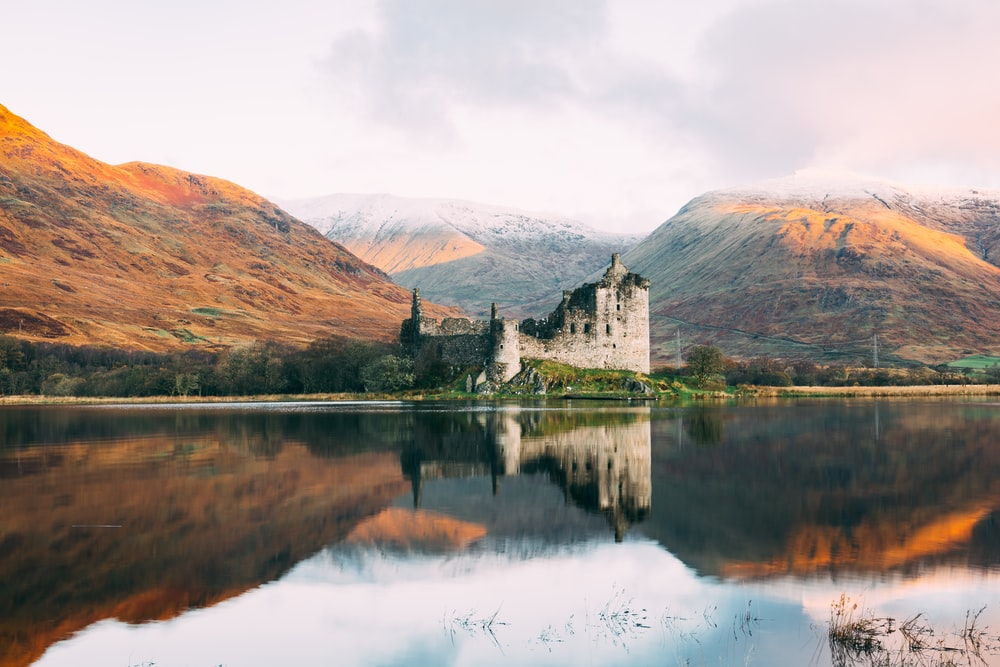
#> input picture lab1/input.jpeg, 1000 x 667 px
$ python main.py
#> lines starting #> are read from the running program, lines starting #| are printed output that depends on the picture; long printed decimals are rounded
# coding=utf-8
from math import log, ceil
from PIL import Image


def sort_dict(d, member, rev=True):
    return {i[0]: i[1] for i in sorted(d.items(), key=lambda x: x[member], reverse=rev)}


def find_freq(mes):
    temp = {}
    for el in mes:
        if el not in temp:
            temp.update({el: 1})
        else:
            temp[el] += 1
    return sort_dict({el[0]: (el[1] + 0.0) / len(mes) for el in temp.items()}, 1)


def enthropy(freq):
    hx = 0
    for el in freq:
        hx -= el * log(el, 2)
    return hx


def even_binary_decoding(freq, max):
    def binary(n):
        s = ''
        while n > 0:
            s = str(n % 2) + s
            n //= 2
        while len(s) < max:
            s = ('0' + s)
        return s

    new_decoding = {}
    i = 0
    for el in freq:
        new_decoding.update({el: binary(i)})
        i += 1
    return new_decoding


def shannon_fano_coding(freq: dict, cur_code: str):
    if len(freq) == 1:
        for key in freq.keys():
            return {key: cur_code}
    else:
        a, b = {}, {}
        for item in freq.items():
            if sum(a.values()) < sum(b.values()):
                a.update({item[0]: item[1]})
            else:
                b.update({item[0]: item[1]})
        a = shannon_fano_coding(a, cur_code + '0')
        b = shannon_fano_coding(b, cur_code + '1')
        a.update(b)
        return a


def huffman_coding(freq: dict):
    new_coding = {item[0]: "" for item in freq.items()}
    temp_list = [[item[1], [item[0]]] for item in freq.items()]
    while len(temp_list) > 1:
        temp_list.sort(key=lambda x: x[0], reverse=False)
        for el in temp_list[0][1]:
            new_coding[el] = '0' + new_coding[el]
        for el in temp_list[1][1]:
            new_coding[el] = '1' + new_coding[el]
        temp_list[1][0] += temp_list[0][0]
        temp_list[1][1] += temp_list[0][1]
        temp_list.pop(0)
    return new_coding


def decode(mes: list, coding: dict):
    new_message = ""
    for el in mes:
        new_message += coding[el]
    return new_message


if __name__ == '__main__':
    image = Image.open("input.jpeg")
#> image is the input picture: PIL image 1000x667 RGB; mean R, G, B 162.9, 151.7, 145.1
    image = image.convert('L').resize((128, 128))
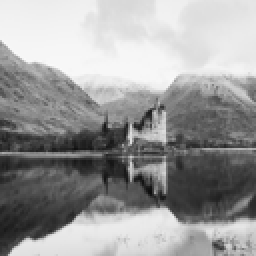
#> image: PIL image 128x128 L (shown 2 times larger); min 12, max 249, mean 154.3
    image.save("output.jpeg")
    pix = image.load()

    print("Выделение цифровой последовательности:")
    message = [round(pix[j, image.height // 2] / 20) * 20 for j in range(image.width)]
#> message = 128 values, max 200 at index 65, min 20 at index 52, mean 113.4
    print(message)
#> (printed output is left out)

    print("Нахождние частот встречаемости символов первичного "
          "алфавита, отсортированных в порядке убывания:")
    freq = find_freq(message)
#> the loop in find_freq, `for el in mes:` made 128 passes
#> el on passes 1 to 12: 100, 120, 140, 140, 120, 100, 80, 100, 120, 140, 140, 120
#> after the loop in find_freq, `for el in mes:`: temp = 10 items
#> freq = 10 items
    print(freq)
#| {100: 0.3438, 120: 0.1875, 140: 0.1406, 80: 0.1094, 160: 0.08594, 200: 0.04688, 40: 0.03906, 60: 0.03125, 20: 0.007812, 180: 0.007812}
    print("Количество сиволов алфавита:")
    print(len(freq.keys()))
#| 10
    print("Энтропия:")
    enthropy = enthropy(freq.values())
#> enthropy = 2.69
    print(enthropy)
#| 2.689
    print("Средняя минимальная длина двоичного кода:")
    av_min_length = ceil(log(len(freq), 2))
#> av_min_length = 4
    print(av_min_length)
#| 4

    print("Получение равномерных кодов:")
    even_binary = even_binary_decoding(sort_dict(freq, 0), av_min_length)
#> the loop in even_binary_decoding, `for el in freq:` made 10 passes
#> el on passes 1 to 10: 200, 180, 160, 140, 120, 100, 80, 60, 40, 20
#> after the loop in even_binary_decoding, `for el in freq:`: i = 10; new_decoding = 10 items
#> even_binary = 10 items
    print(even_binary)
#| {200: '0000', 180: '0001', 160: '0010', 140: '0011', 120: '0100', 100: '0101', 80: '0110', 60: '0111', 40: '1000', 20: '1001'}
    print("Получение кодов Шеннона-Фано:")
    shannon_fano = shannon_fano_coding(freq, "")
#> the loop in shannon_fano_coding, `for item in freq.items():` made 10 passes
#> item on passes 1 to 10: (100, 0.344), (120, 0.188), (140, 0.141), (80, 0.109), (160, 0.0859), (200, 0.0469), (40, 0.0391), (60, 0.0312), (20, 0.00781), (180, 0.00781)
#> after the loop in shannon_fano_coding, `for item in freq.items():`: a = {120: 0.188, 140: 0.141, 80: 0.109, 40: 0.0391, 20: 0.00781, 180: 0.00781}; b = {100: 0.344, 160: 0.0859, 200: 0.0469, 60: 0.0312}
#> the loop in shannon_fano_coding (call 2), `for item in freq.items():` made 6 passes
#> in shannon_fano_coding, `a = shannon_fano_coding(a, cur_code + '0')`: a = {80: '000', 140: '001', 180: '01000', 20: '01001', 40: '0101', 120: '011'}
#> in shannon_fano_coding, `b = shannon_fano_coding(b, cur_code + '1')`: b = {60: '1000', 200: '1001', 160: '101', 100: '11'}
#> shannon_fano = 10 items
    print(shannon_fano)
#| {80: '000', 140: '001', 180: '01000', 20: '01001', 40: '0101', 120: '011', 60: '1000', 200: '1001', 160: '101', 100: '11'}
    print("Получение кодов Хаффмана:")
    huffman = huffman_coding(freq)
#> in huffman_coding, `temp_list = [[item[1], [item[0]]] for item in freq.items()]`: temp_list = [[0.344, [100]], [0.188, [120]], [0.141, [140]], [0.109, [80]], [0.0859, [160]], [0.0469, [200]], [0.0391, [40]], [0.0312, [60]], [0.00781, [20]], [0.00781, [180]]]
#> the loop in huffman_coding, `while len(temp_list) > 1:` made 9 passes
#> after the loop in huffman_coding, `while len(temp_list) > 1:`: temp_list = [[1, [100, 140, 60, 180, 20, 40, 200, 80, 160, 120]]]
#> huffman = 10 items
    print(huffman)
#| {100: '11', 120: '00', 140: '101', 80: '011', 160: '010', 200: '1000', 40: '10010', 60: '100111', 20: '1001100', 180: '1001101'}

    print("Сообщение, закодированное равномерным кодом:")
    even_binary_mes = decode(message, even_binary)
#> the loop in decode, `for el in mes:` made 128 passes
#> (el, new_message) on passes 1 to 10: (100, '0101'), (120, '01010100'), (140, '010101000011'), (140, '0101010000110011'), (120, '01010100001100110100'), (100, '010101000011001101000101'), (80, '0101010000110011010001010110'), (100, '01010100001100110100010101100101'), (120, '010101000011001101000101011001010100'), (140, '0101010000110011010001010110010101000011')
    print(even_binary_mes)
#> (printed output is left out)
    print("Количество переданной информации - {} бит.".format(
        len(even_binary_mes)))
#| Количество переданной информации - 512 бит.
    print("Средняя длина кодовой комбинации - {}".format(
        len(even_binary_mes) / len(message)))
#| Средняя длина кодовой комбинации - 4.0
    print("Сообщение, закодированное кодом Шеннона–Фано:")
    shannon_fano_mes = decode(message, shannon_fano)
#> the loop in decode (call 2), `for el in mes:` made 128 passes
#> (el, new_message) on passes 1 to 12: (100, '11'), (120, '11011'), (140, '11011001'), (140, '11011001001'), (120, '11011001001011'), (100, '1101100100101111'), (80, '1101100100101111000'), (100, '110110010010111100011'), (120, '110110010010111100011011'), (140, '110110010010111100011011001'), (140, '110110010010111100011011001001'), (120, '110110010010111100011011001001011')
    print(shannon_fano_mes)
#> (printed output is left out)
    print("Количество переданной информации - {} бит.".format(
        len(shannon_fano_mes)))
#| Количество переданной информации - 359 бит.
    print("Средняя длина кодовой комбинации - {}".format(
        len(shannon_fano_mes) / len(message)))
#| Средняя длина кодовой комбинации - 2.805
    print("Сообщение, закодированное кодом Хаффмана:")
    huffman_mes = decode(message, huffman)
    print(huffman_mes)
#> (printed output is left out)
    print("Количество переданной информации - {} бит.".format(
        len(huffman_mes)))
#| Количество переданной информации - 352 бит.
    print("Средняя длина кодовой комбинации - {}".format(
        len(huffman_mes) / len(message)))
#| Средняя длина кодовой комбинации - 2.75

    print("Избыточность равномерного кодирования - {}".format(
        1 - enthropy / (len(even_binary_mes) / len(message))))
#| Избыточность равномерного кодирования - 0.3277
    print("Избыточность кодов Шеннона-Фано - {}".format(
        1 - enthropy / (len(shannon_fano_mes) / len(message))))
#| Избыточность кодов Шеннона-Фано - 0.04119
    print("Избыточность кодов Хаффмана - {}".format(
        1 - enthropy / (len(huffman_mes) / len(message))))
#| Избыточность кодов Хаффмана - 0.02213
